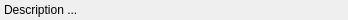
<?xml version="1.0" encoding="UTF-8"?>
<ui version="4.0">
 <class>VCLEpsComp</class>
 <widget class="QWidget" name="VCLEpsComp">
  <property name="geometry">
   <rect>
    <x>0</x>
    <y>0</y>
    <width>348</width>
    <height>20</height>
   </rect>
  </property>
  <property name="windowTitle">
   <string>EPS Comp</string>
  </property>
  <layout class="QVBoxLayout" name="verticalLayout">
   <property name="leftMargin">
    <number>0</number>
   </property>
   <property name="topMargin">
    <number>0</number>
   </property>
   <property name="rightMargin">
    <number>0</number>
   </property>
   <property name="bottomMargin">
    <number>0</number>
   </property>
   <item>
    <widget class="QFrame" name="mainFrame">
     <property name="minimumSize">
      <size>
       <width>348</width>
       <height>20</height>
      </size>
     </property>
     <layout class="QHBoxLayout" name="horizontalLayout">
      <property name="spacing">
       <number>4</number>
      </property>
      <property name="leftMargin">
       <number>4</number>
      </property>
      <property name="topMargin">
       <number>2</number>
      </property>
      <property name="rightMargin">
       <number>4</number>
      </property>
      <property name="bottomMargin">
       <number>2</number>
      </property>
      <item>
       <widget class="QEDescriptionLabel" name="descriptionLabel">
        <property name="minimumSize">
         <size>
          <width>128</width>
          <height>16</height>
         </size>
        </property>
        <property name="maximumSize">
         <size>
          <width>16777215</width>
          <height>16</height>
         </size>
        </property>
        <property name="text">
         <string>Description ...</string>
        </property>
       </widget>
      </item>
      <item>
       <widget class="QELabel" name="valueLabel">
        <property name="minimumSize">
         <size>
          <width>96</width>
          <height>16</height>
         </size>
        </property>
        <property name="maximumSize">
         <size>
          <width>96</width>
          <height>16</height>
         </size>
        </property>
        <property name="alignment">
         <set>Qt::AlignmentFlag::AlignRight|Qt::AlignmentFlag::AlignTrailing|Qt::AlignmentFlag::AlignVCenter</set>
        </property>
       </widget>
      </item>
      <item>
       <widget class="QESimpleShape" name="statusShape">
        <property name="minimumSize">
         <size>
          <width>16</width>
          <height>16</height>
         </size>
        </property>
        <property name="maximumSize">
         <size>
          <width>16</width>
          <height>16</height>
         </size>
        </property>
        <property name="edgeWidth">
         <number>3</number>
        </property>
       </widget>
      </item>
      <item>
       <widget class="QESimpleShape" name="epsOosShape">
        <property name="minimumSize">
         <size>
          <width>16</width>
          <height>16</height>
         </size>
        </property>
        <property name="maximumSize">
         <size>
          <width>16</width>
          <height>16</height>
         </size>
        </property>
        <property name="shape">
         <enum>QSimpleShape::Shapes::cross</enum>
        </property>
        <property name="edgeWidth">
         <number>0</number>
        </property>
        <property name="colour0" stdset="0">
         <color>
          <red>0</red>
          <green>255</green>
          <blue>0</blue>
         </color>
        </property>
        <property name="colour1" stdset="0">
         <color>
          <red>255</red>
          <green>0</green>
          <blue>0</blue>
         </color>
        </property>
        <property name="colour2" stdset="0">
         <color>
          <red>255</red>
          <green>255</green>
          <blue>255</blue>
         </color>
        </property>
        <property name="colour3" stdset="0">
         <color>
          <red>255</red>
          <green>255</green>
          <blue>255</blue>
         </color>
        </property>
        <property name="colour4" stdset="0">
         <color>
          <red>255</red>
          <green>255</green>
          <blue>255</blue>
         </color>
        </property>
        <property name="colour5" stdset="0">
         <color>
          <red>255</red>
          <green>255</green>
          <blue>255</blue>
         </color>
        </property>
        <property name="colour6" stdset="0">
         <color>
          <red>255</red>
          <green>255</green>
          <blue>255</blue>
         </color>
        </property>
        <property name="colour7" stdset="0">
         <color>
          <red>255</red>
          <green>255</green>
          <blue>255</blue>
         </color>
        </property>
        <property name="colour8" stdset="0">
         <color>
          <red>255</red>
          <green>255</green>
          <blue>255</blue>
         </color>
        </property>
        <property name="colour9" stdset="0">
         <color>
          <red>255</red>
          <green>255</green>
          <blue>255</blue>
         </color>
        </property>
        <property name="colour10" stdset="0">
         <color>
          <red>255</red>
          <green>255</green>
          <blue>255</blue>
         </color>
        </property>
        <property name="colour11" stdset="0">
         <color>
          <red>255</red>
          <green>255</green>
          <blue>255</blue>
         </color>
        </property>
        <property name="colour12" stdset="0">
         <color>
          <red>255</red>
          <green>255</green>
          <blue>255</blue>
         </color>
        </property>
        <property name="colour13" stdset="0">
         <color>
          <red>255</red>
          <green>255</green>
          <blue>255</blue>
         </color>
        </property>
        <property name="colour14" stdset="0">
         <color>
          <red>255</red>
          <green>255</green>
          <blue>255</blue>
         </color>
        </property>
        <property name="colour15" stdset="0">
         <color>
          <red>255</red>
          <green>255</green>
          <blue>255</blue>
         </color>
        </property>
        <property name="displayAlarmStateOption">
         <enum>QE::DisplayAlarmStateOptions::WhenInvalid</enum>
        </property>
       </widget>
      </item>
     </layout>
    </widget>
   </item>
  </layout>
 </widget>
 <customwidgets>
  <customwidget>
   <class>QELabel</class>
   <extends>QLabel</extends>
   <header>QELabel.h</header>
  </customwidget>
  <customwidget>
   <class>QEDescriptionLabel</class>
   <extends>QELabel</extends>
   <header>QEDescriptionLabel.h</header>
  </customwidget>
  <customwidget>
   <class>QESimpleShape</class>
   <extends>QSimpleShape</extends>
   <header>QESimpleShape.h</header>
  </customwidget>
  <customwidget>
   <class>QSimpleShape</class>
   <extends>QWidget</extends>
   <header>QSimpleShape.h</header>
  </customwidget>
 </customwidgets>
 <resources/>
 <connections/>
</ui>
